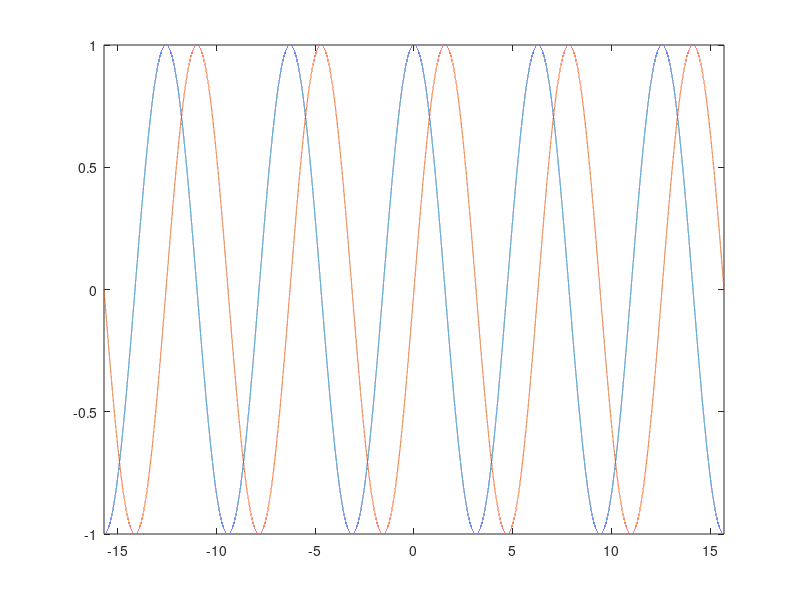
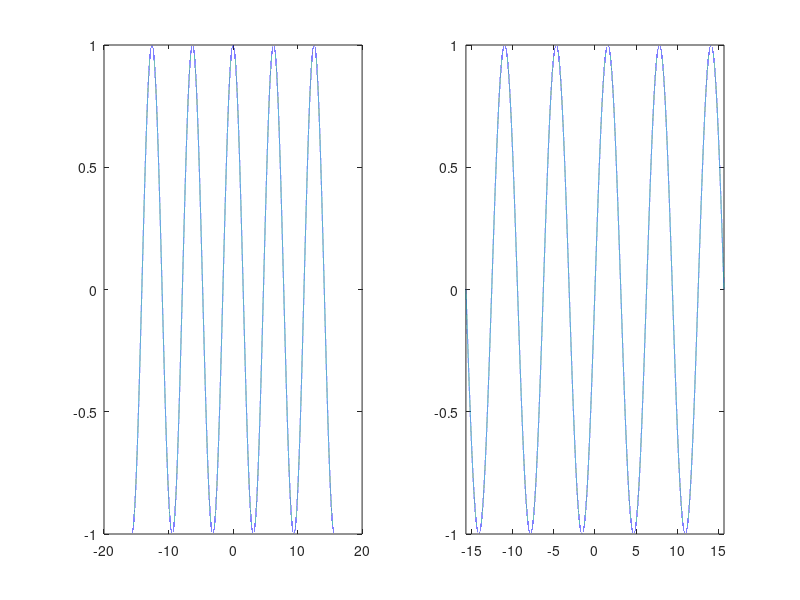

These charts were generated, in order, by the following MATLAB code:
clc; %clearing console

n = input("Enter n: ");
t = -n*pi:0.0001:n*pi;
x = cos(t);
y = sin(t);

%same plot
figure(1);
plot(t, x); hold on;
plot(t, y);
xlim([-n*pi n*pi]);

%same window but different plots
figure(2);
subplot(121),plot(t,x);
subplot(122),plot(t,y);
xlim([-n*pi n*pi]);